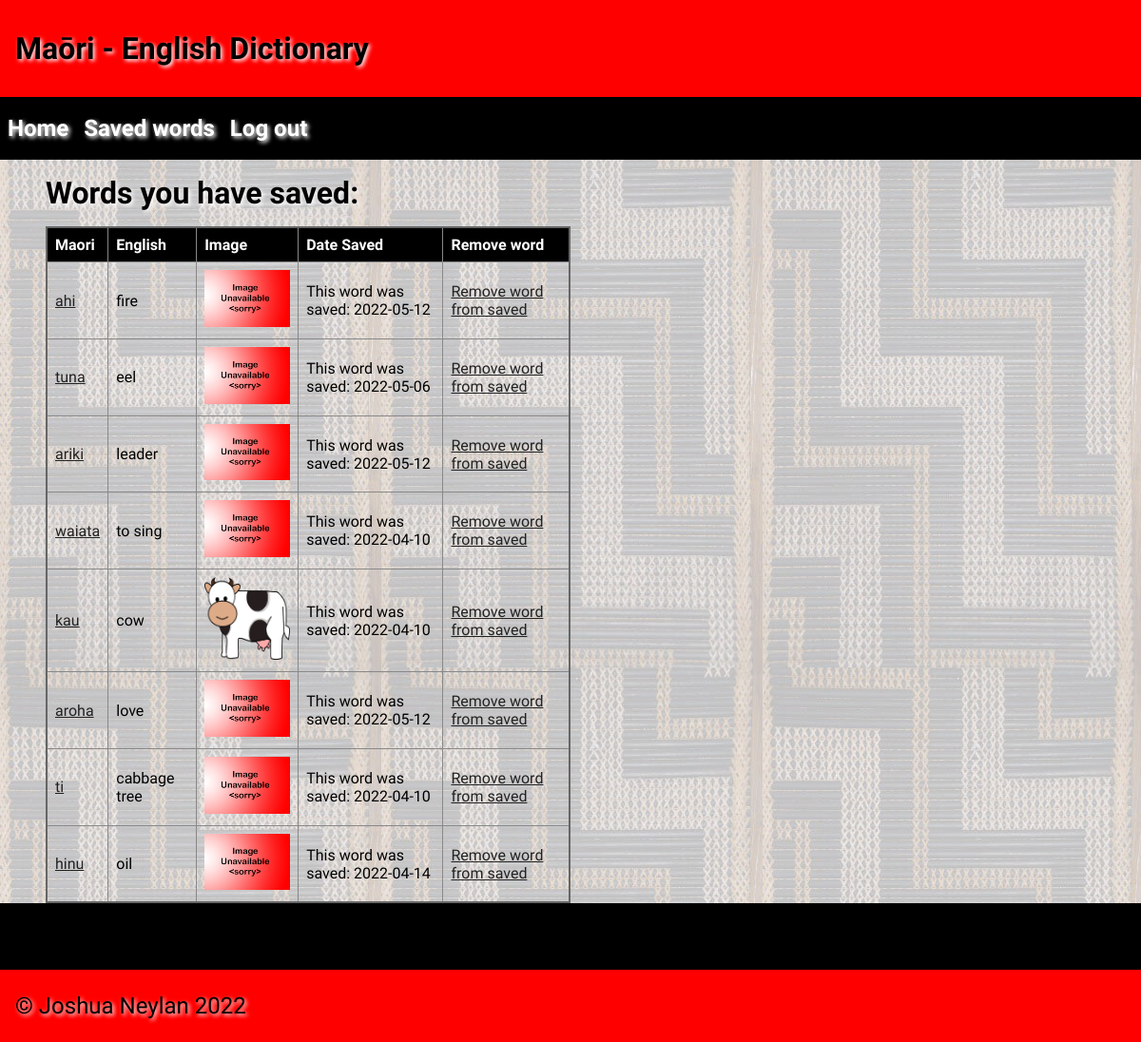
The app's page /saved (signed in), older data.
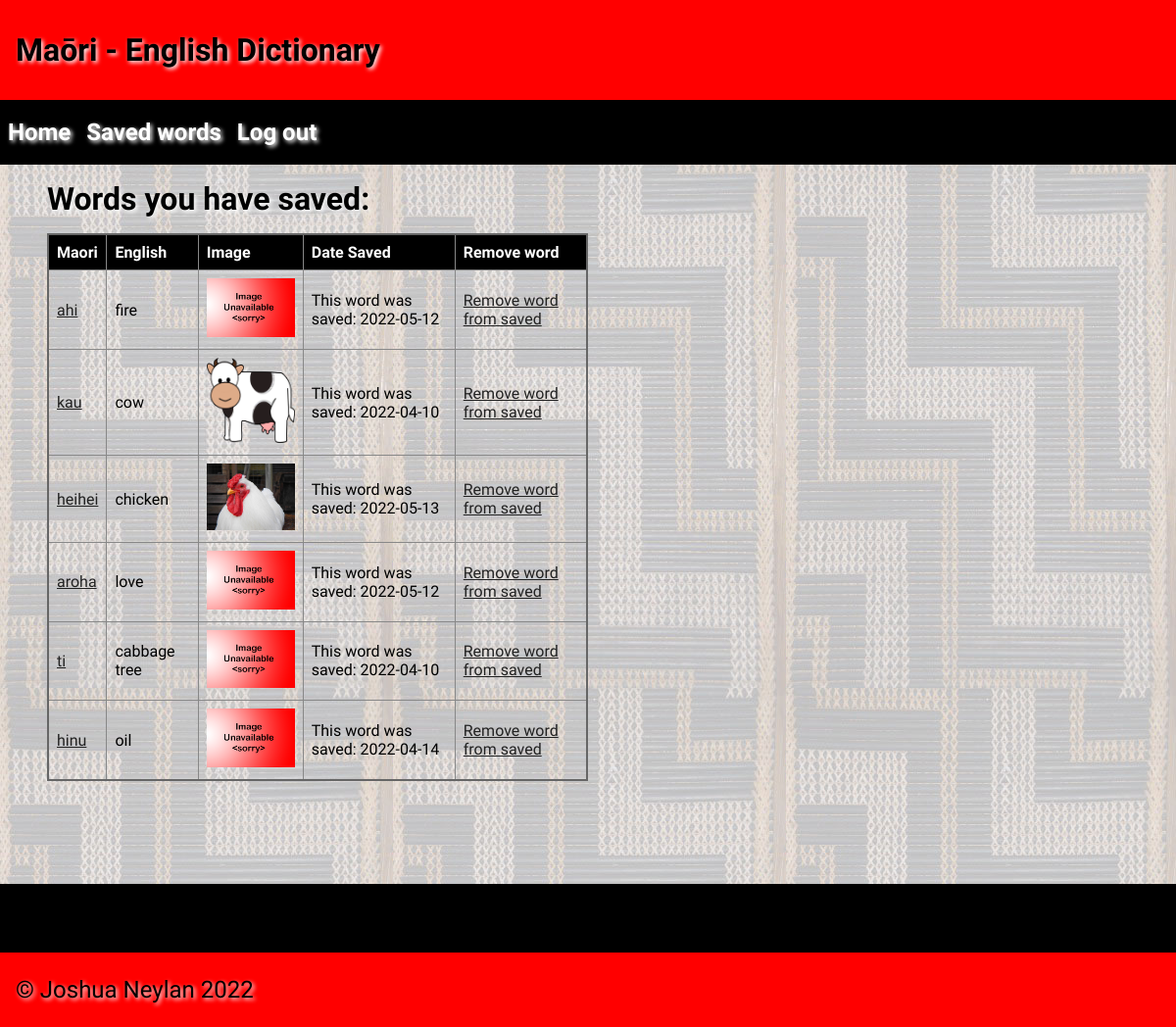
The same page, newer data.
### tables this page shows
CREATE TABLE "Saved_words"
(
    id        INTEGER
        constraint Saved_words_pk
            primary key autoincrement,
    word_id   INTEGER
        references Dictionary,
    user_id   INTEGER
        references User,
    timestamp datetime
);

CREATE TABLE "Dictionary"
(
    id         integer
        constraint Dictionary_pk
            primary key autoincrement,
    maori      varchar(85),
    english    varchar(100),
    category   varchar(50),
    year_level integer(10),
    image      varchar(100),
    timestamp  datetime,
    author     varchar(60),
    definition varchar(200)
);

### app.py (the view)
@app.route("/saved")
def render_saved():
    if not is_logged_in():
        return redirect("/")
    user_id = session["user_id"]
    con = create_connection(DB_NAME)
    cur = con.cursor()
    query = "SELECT word_id, timestamp FROM Saved_words WHERE user_id = ?;"
    cur.execute(query, (user_id,))
    word_ids_with_timestamps = cur.fetchall()
    for i in range(len(word_ids_with_timestamps)):
        word_ids_with_timestamps[i] = word_ids_with_timestamps[i][0], word_ids_with_timestamps[i][1]
    word_ids_with_timestamps = list(set(word_ids_with_timestamps))
    query = "SELECT maori, english, category, image, id FROM Dictionary WHERE id = ?;"
    saved_words_details_list = []
    for word_id_with_timestamp in word_ids_with_timestamps:
        cur.execute(query, (word_id_with_timestamp[0],))
        word_details = cur.fetchall()
        updated_word_details = []
        for detail in word_details[0]:
            updated_word_details.append(detail)
        if updated_word_details[3] is None:
            updated_word_details[3] = "noimage.png"
        saved_words_details_list.append([updated_word_details, word_id_with_timestamp[1]])
    return render_template("saved_words.html", logged_in=is_logged_in(),
                           saved_words_details_list=saved_words_details_list)

### app.py (called while the page is built)
def create_connection(db_file):
    try:
        connection = sqlite3.connect(db_file)
        connection.execute("pragma foreign_keys=ON")
        return connection
    except Error as e:
        print(e)
    return None

def is_logged_in():
    if session.get("email") is None:
        return False
    return True

### templates/saved_words.html (shortened to what this page needs)
{% extends 'base.html' %}
{% block heading %}Maōri - English Dictionary{% endblock %}
{% block main %}
    <h1> Words you have saved:</h1>
    <table>
        <tr>
            <th> Maori </th>
            <th> English</th>
            <th> Image </th>
            <th> Date Saved </th>
            <th> Remove word</th>
        </tr>
        {% for word_details in saved_words_details_list %}
            <tr>
                <td><a href = "/{{word_details[0][2]}}/{{word_details[0][4]}}">{{word_details[0][0]}}</a></td>
                <td> {{word_details[0][1]}} </td>
                <td><img class = "thumb" src = "../static/images/{{word_details[0][3]}}"></td>
                <td>This word was saved: {{word_details[1]}}</td>
                <td><a href = "/remove_saved_word-{{word_details[0][2]}}-{{word_details[0][4]}}">Remove word from saved</a></td>
            </tr>
        {% endfor %}
    </table>
{% endblock %}

### templates/base.html (shortened to what this page needs)
<!doctype html>
<html lang="en">
<head>
	<link href="{{ url_for('static', filename='css/style.css') }}" rel="stylesheet">
</head>
<body>
    <header>
        <h1>{% block heading %}{% endblock %}</h1>
    </header>
    <nav>
        <ul>
            <li><h1><a href="\">Home</a></h1></li>
            {% if logged_in %}
                <li><h1><a href="/saved">Saved words</a></h1></li>
                <li><h1><a href="/logout">Log out</a></h1></li>
            {% else %}
                <li><h1><a href="/login">Login</a></h1></li>
            {% endif %}
        </ul>
    </nav>
    <main>
        <div id = "container">
            {% block main%}{% endblock %}
        </div>
    </main>
    <div class = "footer_top"></div>
    <footer>
        <p>
            &copy; Joshua Neylan 2022
        </p>
    </footer>
</body>
</html>

### static/css/style.css (style rules this page uses)
* { font-family: Comfortaa, sans-serif; margin: 0; padding: 0; box-sizing: border-box; }
header { grid-area: header; background-color: #f00; padding: 1rem; }
nav { grid-area: nav; }
h1, h2, h3, h4 { padding: 1rem 0; font-family: 'Suez One', serif; color: #000; text-shadow: 2px 2px 4px #fff; }
p { padding: 0.5rem 0; }
a { color: #222; }
img { max-width: 500px; }
table { width: 50%; border: 2px solid #666; border-collapse: collapse; }
th, td { border: 1px solid #888; padding: 0.5rem; text-align: left; }
th { background-color: #000; color: #fff; }
.thumb { max-width: 90px; }
footer { grid-area: footer; padding: 1rem; background: #ff0000; }
.footer_top { display: block; width: 100%; height: 70px; background-color: #000000; }
footer p { color: #000; text-shadow: 2px 2px 4px #fff; font-size: 1.5rem; }
#container { width: 92vw; margin: auto; display: table; }
nav { width: 100%; float: left; background-color: rgba(0, 0, 0, 1) }
nav ul { list-style: none; }
nav li { padding: 0.2rem 0.5rem; display: inline; float: left; }
nav a { color: #fff; text-decoration: none; }
main { min-height: 100vh; background-image: url("../images/poutama.jpg"); background-repeat: repeat; }

Row changes from the older to the newer data that the page shows:
removed Saved_words: maori "tuna", english "eel", timestamp "2022-05-06"
removed Saved_words: maori "ariki", english "leader", timestamp "2022-05-12"
removed Saved_words: maori "waiata", english "to sing", timestamp "2022-04-10"
added Saved_words: maori "heihei", english "chicken", image (picture), timestamp "2022-05-13"
